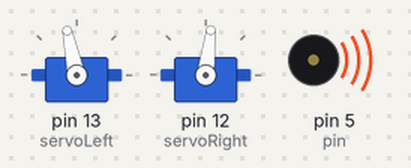
Bench run of a sketch on a simulated Arduino Uno, built with avr-gcc and run on an emulated ATmega328P. On the bench: 2 × servo, buzzer (waves = sounding).

Above: at 0.2 s.
Timing chart, 0 to 11.2 s (numbered marks = the images above):
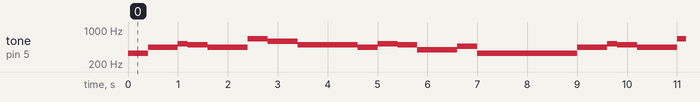

Measured:
- by itself, tone on pin 5 (pin): repeats every 8.6 s: 440 Hz 0.60 s, 523 Hz 0.20 s, 494 Hz 0.40 s, 440 Hz 0.80 s, 659 Hz 0.40 s, 587 Hz 0.60 s, 494 Hz 1.2 s, 440 Hz 0.40 s, 523 Hz 0.40 s, 494 Hz 0.40 s, 392 Hz 0.80 s, 466 Hz 0.40 s, 329 Hz 2.0 s

The sketch:

direction.ino
```cpp
# include <Servo.h>
Servo servoRight;
Servo servoLeft;
int pin = 5;

// One octave of notes between A4 and A5
int note_E4 = 329.6;
int note_G4 = 392;
int note_A4 = 440;
int note_As4 = 466; int note_Bb4 = note_As4;
int note_B4 = 494;
int note_C5 = 523;
int note_Cs5 = 554; int note_Db5 = note_Cs5;
int note_D5 = 587;
int note_Ds5 = 622; int note_Eb5 = note_Ds5;
int note_E5 = 659;
int note_F5 = 698;
int note_Fs5 = 740; int note_Gb5 = note_Fs5;
int note_G5 = 784;
int note_Gs5 = 830; int note_Ab5 = note_Gs5;

int note_A5 = note_A4 * 2;
int note_As5 = note_As4 * 2; int note_Bb5 = note_As5;
int note_B5 = note_B4 * 2;

int note_rest = -1;

// note lengths defined here
long whole_note = 1600; // change tempo by changing duration of one measure
long half_note = whole_note / 2;
long quarter_note = whole_note / 4;
long eighth_note = whole_note / 8;
long sixteenth_note = whole_note / 16;
long dotted_quarter_note = quarter_note + eighth_note;
long dotted_half_note = quarter_note + half_note;

// WRITE YOUR SONG HERE

int song[14][2] = {{note_E4, quarter_note}, {note_A4, dotted_quarter_note}, {note_C5, eighth_note},{note_B4,quarter_note},{note_A4, half_note}, {note_E5,quarter_note},
{note_D5, dotted_quarter_note}, {note_B4, dotted_half_note},{note_A4, quarter_note},{note_C5, quarter_note}, {note_B4, quarter_note},
{note_G4, half_note}, {note_Bb4, quarter_note}, {note_E4,whole_note}};

// if you want there to be silence between notes,
//   staccato should be true
bool staccato = true;

void setup(){
  servoLeft.attach(13);
  servoRight.attach(12);
  // put your setup code here, to run once:
  servoRight.writeMicroseconds(1500);
  servoLeft.writeMicroseconds(1500);
  pinMode(pin, OUTPUT);
}
void r_forward (){
  servoRight.writeMicroseconds(1700);

}
void l_forward (){
    servoLeft.writeMicroseconds(1300);
}
void r_back (){
  servoRight.writeMicroseconds(1400);
}
void l_back (){
  servoLeft.writeMicroseconds(1600);
}

void loop(){
  // put your main code here, to run repeatedly:
  r_forward();
  l_forward();
  r_back();
  l_back();
  int i = 0;
  for (i; i < 14; i++) {
    tone(pin, song[i][0]);
    delay(song[i][1]); // delay for the duration of your note type
}
}
void stopServos(){
  servoRight.writeMicroseconds(1500);
  servoLeft.writeMicroseconds(1500);
}
```
